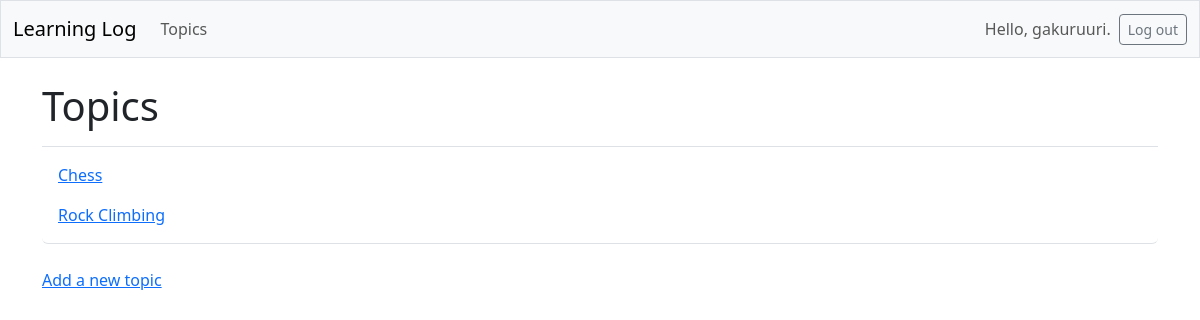
Page /topics/ (signed in) on the earlier database version.
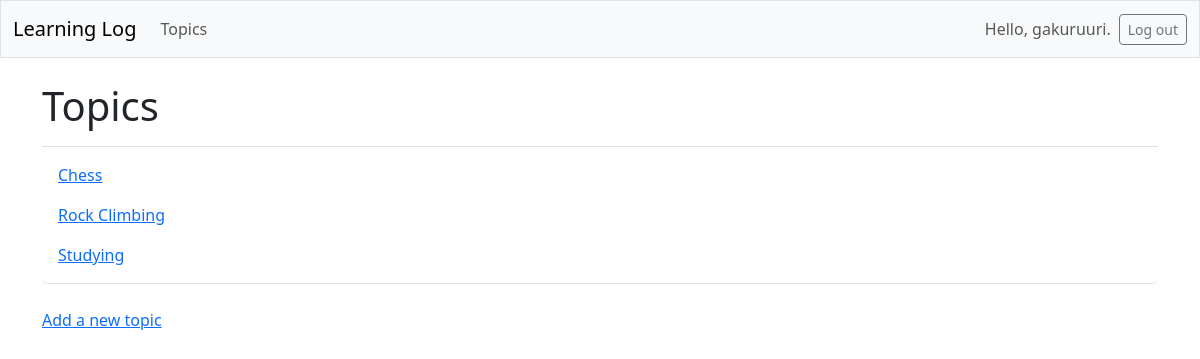
Same page on the later database version.
### learning_logs/models.py (models this page shows, shortened)
class Topic(models.Model):
    text = models.CharField(max_length=200)
    date_added = models.DateTimeField(auto_now_add=True)
    owner = models.ForeignKey(User, on_delete=models.CASCADE)

### learning_logs/views.py (the view)
# urls.py: path('topics/', views.topics, name='topics'),
@login_required
def topics(request):
    topics = Topic.objects.filter(owner=request.user).order_by('date_added')
    context = {'topics': topics}
    return render(request, 'learning_logs/topics.html', context)

### learning_logs/templates/learning_logs/topics.html
{% extends 'learning_logs/base.html' %}
{% block page_header %}
    <h1>Topics</h1>
{% endblock page_header %}
{% block content %}
    <ul class="list-group border-bottom pb-2 mb-4">
        {% for topic in topics %}
            <li class="list-group-item border-0">
                <a href="{% url 'learning_logs:topic' topic.id %}">
                    {{ topic.text }}
                </a>
            </li>
        {% empty %}
            <li class="list-gropu-item border-0">No topics have been added yet.</li>
        {% endfor %}
    </ul>
    <a href="{% url 'learning_logs:new_topic' %}"> Add a new topic</a>
{% endblock content %}

Differences in the rows shown:
added Topic: text "Studying"
